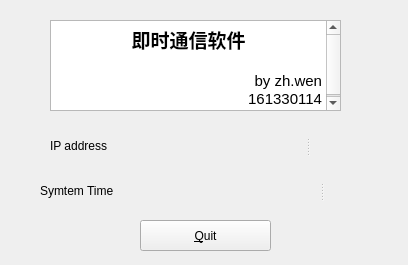
<?xml version="1.0" encoding="UTF-8"?>
<ui version="4.0">
 <class>Widget</class>
 <widget class="QWidget" name="Widget">
  <property name="geometry">
   <rect>
    <x>0</x>
    <y>0</y>
    <width>408</width>
    <height>265</height>
   </rect>
  </property>
  <property name="windowTitle">
   <string>Widget</string>
  </property>
  <widget class="QPushButton" name="quitButton">
   <property name="geometry">
    <rect>
     <x>140</x>
     <y>220</y>
     <width>131</width>
     <height>31</height>
    </rect>
   </property>
   <property name="text">
    <string>&amp;Quit</string>
   </property>
  </widget>
  <widget class="QTextBrowser" name="textBrowser">
   <property name="geometry">
    <rect>
     <x>50</x>
     <y>20</y>
     <width>291</width>
     <height>91</height>
    </rect>
   </property>
   <property name="html">
    <string>&lt;!DOCTYPE HTML PUBLIC &quot;-//W3C//DTD HTML 4.0//EN&quot; &quot;http://www.w3.org/TR/REC-html40/strict.dtd&quot;&gt;
&lt;html&gt;&lt;head&gt;&lt;meta name=&quot;qrichtext&quot; content=&quot;1&quot; /&gt;&lt;style type=&quot;text/css&quot;&gt;
p, li { white-space: pre-wrap; }
&lt;/style&gt;&lt;/head&gt;&lt;body style=&quot; font-family:'Ubuntu'; font-size:11pt; font-weight:400; font-style:normal;&quot;&gt;
&lt;p align=&quot;center&quot; style=&quot; margin-top:0px; margin-bottom:0px; margin-left:0px; margin-right:0px; -qt-block-indent:0; text-indent:0px;&quot;&gt;&lt;span style=&quot; font-size:14pt; font-weight:600;&quot;&gt;即时通信软件&lt;/span&gt;&lt;/p&gt;
&lt;p style=&quot;-qt-paragraph-type:empty; margin-top:0px; margin-bottom:0px; margin-left:0px; margin-right:0px; -qt-block-indent:0; text-indent:0px;&quot;&gt;&lt;br /&gt;&lt;/p&gt;
&lt;p align=&quot;right&quot; style=&quot; margin-top:0px; margin-bottom:0px; margin-left:0px; margin-right:0px; -qt-block-indent:0; text-indent:0px;&quot;&gt;by zh.wen&lt;/p&gt;
&lt;p align=&quot;right&quot; style=&quot; margin-top:0px; margin-bottom:0px; margin-left:0px; margin-right:0px; -qt-block-indent:0; text-indent:0px;&quot;&gt;161330114&lt;/p&gt;&lt;/body&gt;&lt;/html&gt;</string>
   </property>
  </widget>
  <widget class="QSplitter" name="splitter">
   <property name="geometry">
    <rect>
     <x>40</x>
     <y>170</y>
     <width>311</width>
     <height>41</height>
    </rect>
   </property>
   <property name="orientation">
    <enum>Qt::Horizontal</enum>
   </property>
   <widget class="QLabel" name="label">
    <property name="text">
     <string>Symtem Time</string>
    </property>
   </widget>
   <widget class="QLabel" name="timeLabel">
    <property name="text">
     <string/>
    </property>
   </widget>
  </widget>
  <widget class="QSplitter" name="splitter_2">
   <property name="geometry">
    <rect>
     <x>50</x>
     <y>130</y>
     <width>291</width>
     <height>31</height>
    </rect>
   </property>
   <property name="orientation">
    <enum>Qt::Horizontal</enum>
   </property>
   <widget class="QLabel" name="label_2">
    <property name="text">
     <string>IP address</string>
    </property>
   </widget>
   <widget class="QLabel" name="localIpLabel">
    <property name="text">
     <string/>
    </property>
   </widget>
  </widget>
 </widget>
 <layoutdefault spacing="6" margin="11"/>
 <tabstops>
  <tabstop>textBrowser</tabstop>
  <tabstop>quitButton</tabstop>
 </tabstops>
 <resources/>
 <connections/>
</ui>
